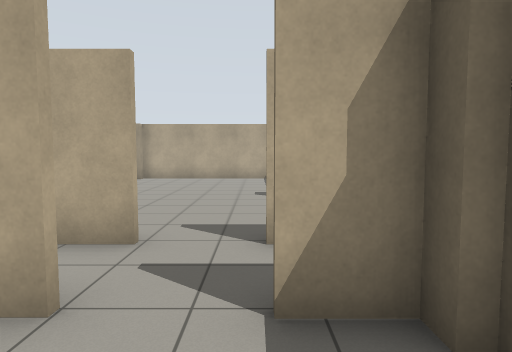
view 1 (above)

12 first-person views from a walk through a world built for the Gazebo simulator. The camera is 1.2 m above the floor, tilts 4° down and sees 75° across. The floor is counted in squares, 1 m on a side. Each view is taken from the middle of a square. On the plan, view 1 faces up. The plan holds only what a view shows up to about 13 squares ahead; the rest is blank. The place goes on beyond the plan.

view 2
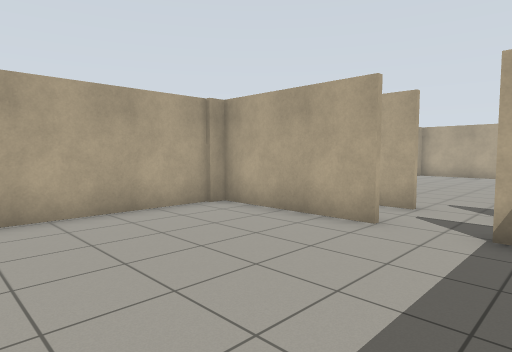

view 3
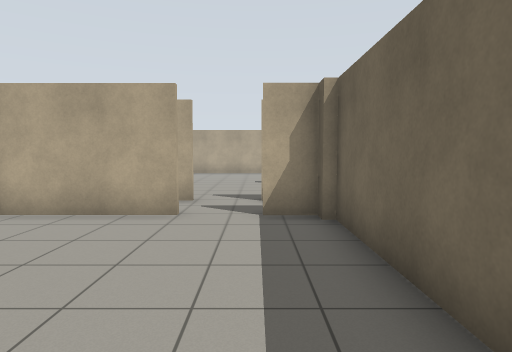

view 4
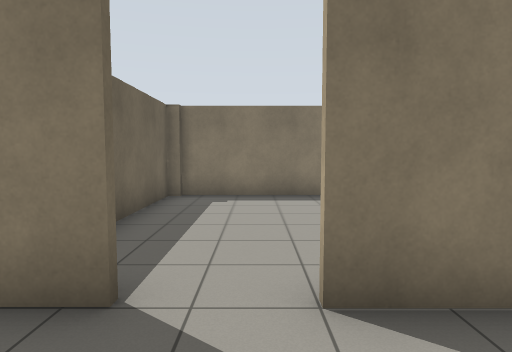

view 5
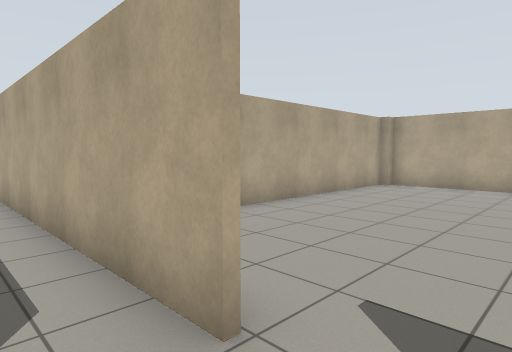

view 6
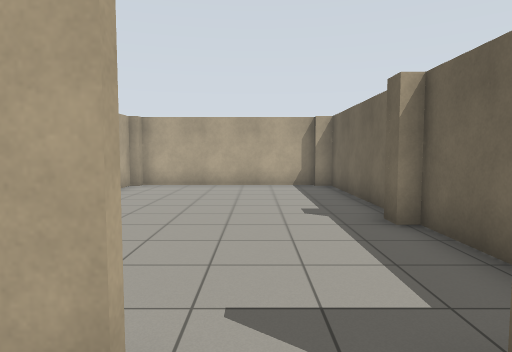

view 7
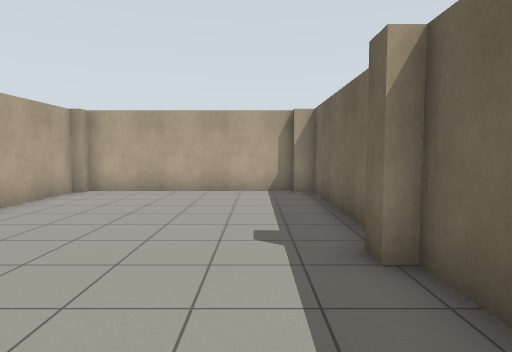

view 8
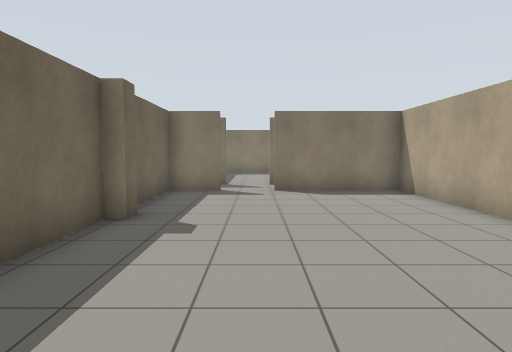

view 9
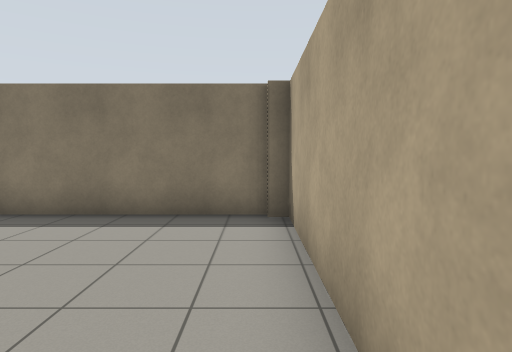

view 10
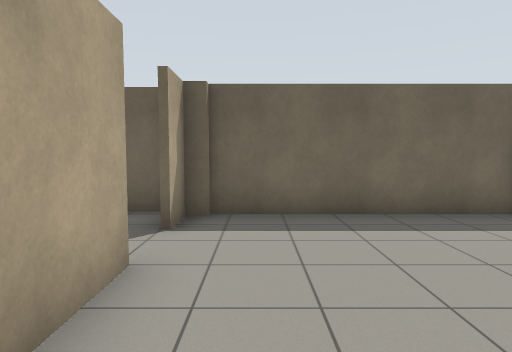

view 11
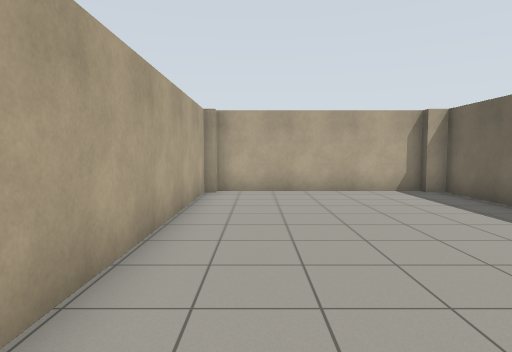

view 12
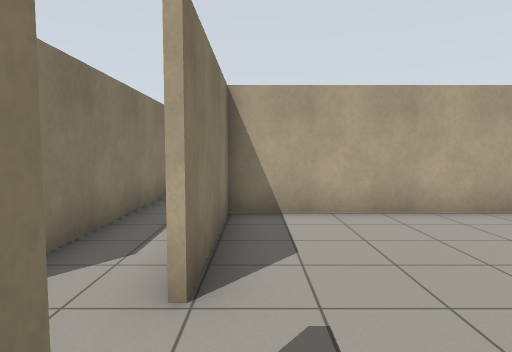

### Floor plan
Points are (right, up) in squares from view 1. A wall is a line through its corners. A room is listed if a view was taken in it or the views show most of it. See-through windows are left out.
Room 1 (views 1, 2, 3, 9, 10)
walls: (-1.5, 2.3) (-5.6, 2.3) (-5.6, -4.1) (-5.1, -4.1); (1, -4.1) (1.4, -4.1) (1.4, 2); (1.2, 2.3) (0.1, 2.3); (-5.2, -4.4) (1.1, -4.4)
ways out: opening at (-0.5, 2) to room 2
Room 2 (views 4, 5, 6, 7, 8, 11, 12)
walls: (0.1, 4.4) (1.7, 4.4) (1.7, 8.5) (1.4, 8.5) (1.4, 9) (1.7, 9) (1.7, 15) (1.2, 15) (1.2, 15.4) (-5.2, 15.4) (-5.2, 15) (-5.6, 15) (-5.6, 4.4) (-1.5, 4.4); (0.1, 2.5) (1, 2.5); (1.7, 2.9) (1.7, 3.6); (1.2, 1.9) (1.2, 2.3)
ways out: opening at (-0.5, 2) to room 1

Where each view was taken, in squares from view 1:
view 1: 0 up, 0 right, facing up
view 2: 3 down, 1 right, facing up-left
view 3: 4 down, 0 right, facing up
view 4: 5 up, 1 left, facing down
view 5: 3 up, 0 right, facing up-left
view 6: 3 up, 1 left, facing up
view 7: 5 up, 0 right, facing up
view 8: 15 up, 1 left, facing down
view 9: 2 up, 5 left, facing down
view 10: 1 up, 5 left, facing right
view 11: 5 up, 4 left, facing up
view 12: 5 up, 1 right, facing left
